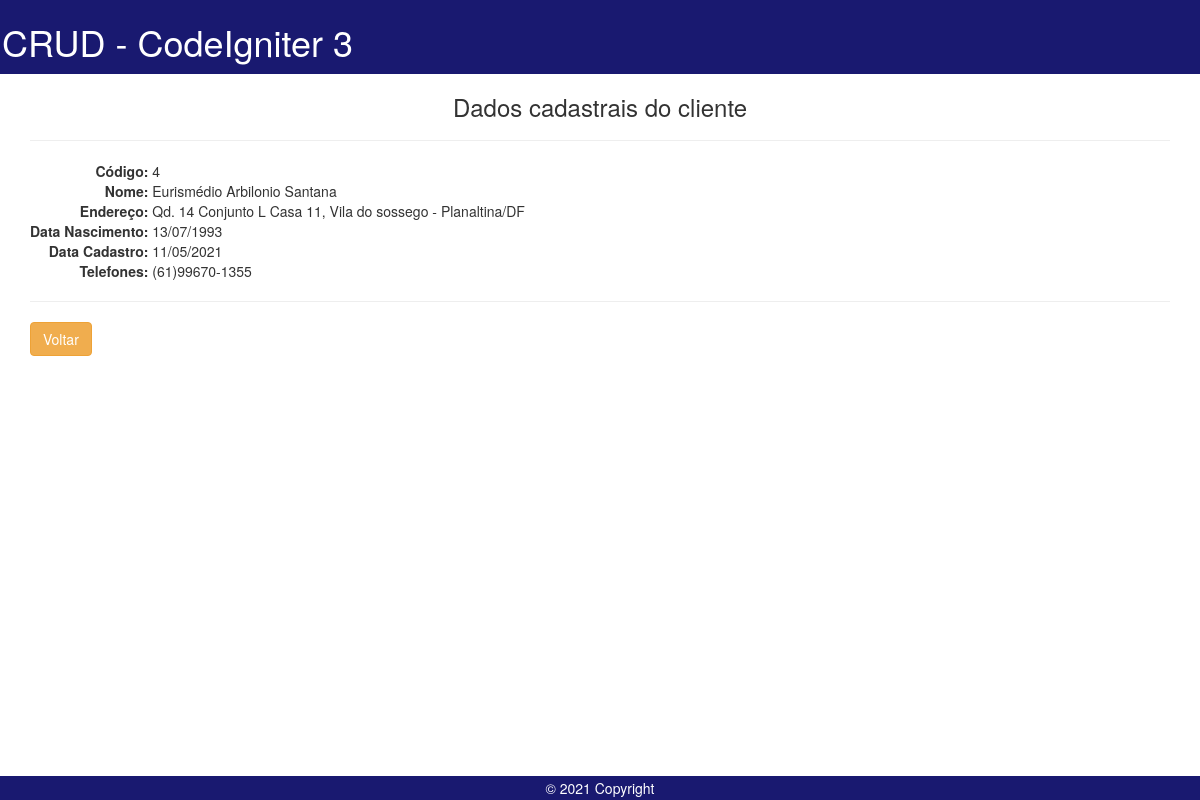
The page /index.php/Controller/visualizar?id=4 on the database its author committed.
### tables this page shows
CREATE TABLE `cliente` (
  `idcliente` int(11) NOT NULL auto_increment,
  `nome` varchar(150) default NULL,
  `endereco` varchar(150) default NULL,
  `bairro` varchar(60) default NULL,
  `cidade` varchar(60) default NULL,
  `uf` varchar(2) default NULL,
  `dt_cadastro` date default NULL,
  `dt_nascimento` date default NULL,
  `telefones` varchar(45) default NULL,
  PRIMARY KEY  (`idcliente`)
);

### application/libraries/Template.php (called while the page is built)
<?php if ( ! defined('BASEPATH')) exit('No direct script access allowed');
class Template {
		var $template_data = array();
		function set($name, $value)
		{
			$this->template_data[$name] = $value;
		}
		function load($template = '', $view = '' , $view_data = array(), $return = FALSE)
		{
			$this->CI =& get_instance();
			$this->set('contents', $this->CI->load->view($view, $view_data, TRUE));
			return $this->CI->load->view($template, $this->template_data, $return);
		}
}

### application/controllers/Controller.php (called while the page is built, shortened)
<?php
class Controller extends CI_Controller
{
	public function visualizar()
	{
		$idcliente = $_GET['id'];
		$cliente = $this->ControllerModel->findCliente($idcliente);
		$this->template->load('templates/template_padrao', 'visualiza_cliente', ['cliente' => $cliente]);
	}
}

### index.php (called while the page is built, shortened)
<?php
require_once BASEPATH.'core/CodeIgniter.php';

### application/models/ControllerModel.php (called while the page is built, shortened)
<?php
class ControllerModel extends CI_Model
{
    private $db;
    public function __construct()
    {
        $this->db = $this->load->database('default', true);
    }
    public function findCliente($id)
    {
        $query = $this->db->select(['*'])
            ->from('cliente')
            ->where('idcliente = ' . $id)
            ->get();
        return $query->result_array();
    }
}

### application/views/visualiza_cliente.php (the view, shortened to what this page needs)
<div class="container-fluid">
    <div class="text-center" style="margin-top: 10px;">
        <h3>Dados cadastrais do cliente</h3>
    </div>
    <hr>
    <table style="border: none;">
        <tr>
            <td style="text-align: right; font-weight: bold;">Código:&nbsp;</td>
            <td><?= $cliente[0]['idcliente']; ?></td>
        </tr>
        <tr>
            <td style="text-align: right; font-weight: bold;">Nome:&nbsp;</td>
            <td><?= $cliente[0]['nome']; ?></td>
        </tr>
        <tr>
            <td style="text-align: right; font-weight: bold;">Endereço:&nbsp;</td>
            <td><?= $cliente[0]['endereco'] . ', ' . $cliente[0]['bairro'] . ' - ' . $cliente[0]['cidade'] . '/' . $cliente[0]['uf']; ?></td>
        </tr>
        <tr>
            <td style="text-align: right; font-weight: bold;">Data Nascimento:&nbsp;</td>
            <td><?= date("d/m/Y", strtotime($cliente[0]['dt_nascimento'])); ?></td>
        </tr>
        <tr>
            <td style="text-align: right; font-weight: bold;">Data Cadastro:&nbsp;</td>
            <td><?= date("d/m/Y", strtotime($cliente[0]['dt_cadastro'])); ?></td>
        </tr>
        <tr>
            <td style="text-align: right; font-weight: bold;">Telefones:&nbsp;</td>
            <td><?= $cliente[0]['telefones']; ?></td>
        </tr>
    </table>
    <hr>
    <a href="#" OnClick="window.location = 'index'" class="btn btn-warning">Voltar</a>
</div>

### rows shown on the page
cliente: idcliente "4", nome "Eurismédio Arbilonio Santana", endereco "Qd. 14 Conjunto L Casa 11", bairro "Vila do sossego", cidade "Planaltina", uf "DF", dt_nascimento "13/07/1993", dt_cadastro "11/05/2021", telefones "(61)99670-1355"
